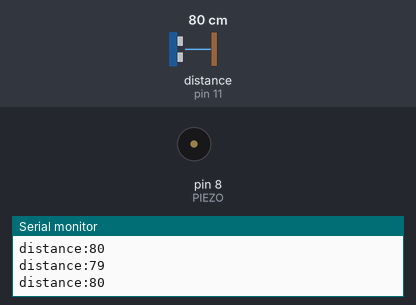
The sketch below on a simulated Arduino Uno, built with avr-gcc and run on an emulated ATmega328P. Parts: buzzer (waves = sounding), the last lines printed to the serial monitor. Wiring (inferred from the names in the program): ultrasonic range finder: trigger pin 10; echo pin 11. The inputs (shaded band) are chosen by the test bench; at power-on: distance to the obstacle (sensor on pin 11) 80 cm. The echo pulse lasts 58.3 µs per cm.

Above: at 1.2 s.
1.3 s: distance to the obstacle (sensor on pin 11) set to 12 cm
2.8 s: distance to the obstacle (sensor on pin 11) set to 9 cm
At 3.7 s:
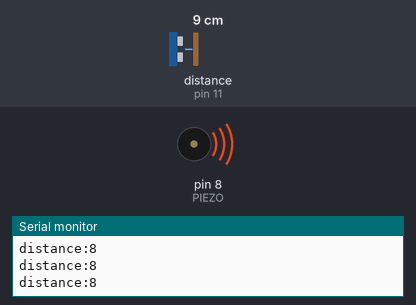
4.3 s: distance to the obstacle (sensor on pin 11) set to 60 cm
At 5.1 s:
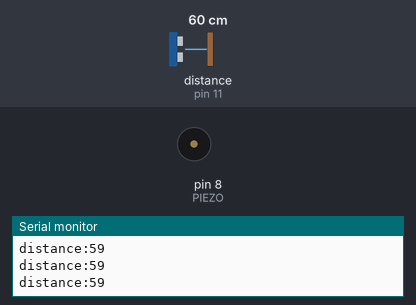
7.3 s: distance to the obstacle (sensor on pin 11) set to 2 cm
At 8.1 s:
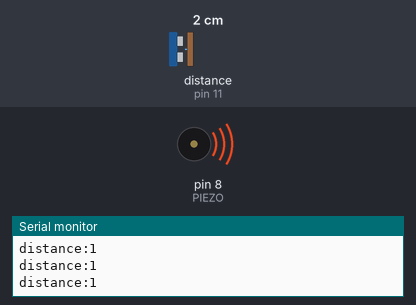
Timing chart, 0 to 10.3 s (numbered marks = the images above; inputs shaded):
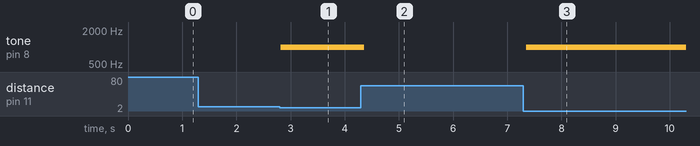

Measured:
- the behaviour switches between 11 and 10 cm on distance to the obstacle (sensor on pin 11) (found by bisection; images 0 and 1)
- after the input at 2.8 s, tone on pin 8 (PIEZO): silent → 1000 Hz at once
- after the input at 4.3 s, tone on pin 8 (PIEZO): 1000 Hz → silent after 0.06 s
- after the input at 7.3 s, tone on pin 8 (PIEZO): silent → 1000 Hz after 0.05 s

The sketch:

UltraSonicSensor.ino
```cpp
#define ECHO 11
#define TRIG 10

#define PIEZO 8

void setup() {

  Serial.begin(9600);

  pinMode(TRIG,OUTPUT);
  pinMode(ECHO,INPUT);

}

void loop() {

   digitalWrite(TRIG,LOW);
   delayMicroseconds(2);
   digitalWrite(TRIG,HIGH);
   delayMicroseconds(10);
   digitalWrite(TRIG,LOW);

   long distance = pulseIn(ECHO,HIGH)/58.2;
   Serial.println("distance:"+(String)distance);

   if(distance > 0 && distance < 10){
      tone(PIEZO,1000,100);
   }

   delay(50);

}
```
